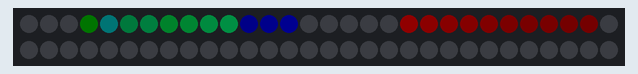
Recording of a sketch running on a simulated Arduino Uno, built with avr-gcc and run on an emulated ATmega328P. Parts: 60 RGB LEDs in strip order, left to right, continuing on the next row. Dim RGB values are drawn brighter than linear; the strip is taken to match the declared colour order; what the sketch prints to the serial monitor is not drawn.

Above: at 0.65 s.
At 5.28 s:
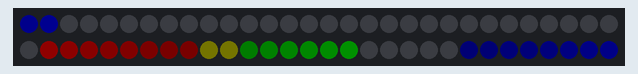
At 10.34 s:
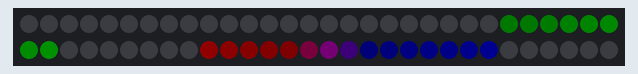
At 20.31 s:
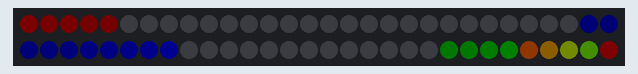
At 30.13 s:
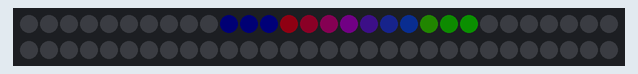
At 39.96 s:
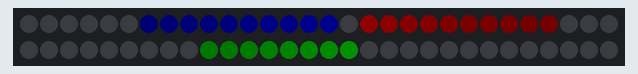

The sketch:

neopixel_ring.ino
```cpp
#include <Adafruit_NeoPixel.h>
#ifdef __AVR__
  #include <avr/power.h>
#endif

#define NEOPIXEL_PIN 6
#define NUM_PIXELS 60
#define BRIGHTNESS 16

int mod(int x, int m) {
  // modulo operator doesn't work as expected for negative numbers
  int r = x%m;
  return r<0 ? r+m : r;
}

Adafruit_NeoPixel strip = Adafruit_NeoPixel(NUM_PIXELS, NEOPIXEL_PIN, NEO_RGBW + NEO_KHZ800);

// G R B W
uint32_t K = strip.Color(0, 0, 0, 0);
uint32_t G = strip.Color(255, 0, 0, 0);
uint32_t R = strip.Color(0, 255, 0, 0);
uint32_t B = strip.Color(0, 0, 255, 0);
uint32_t M = strip.Color(0, 255, 255, 0);
uint32_t C = strip.Color(255, 0, 255, 0);
uint32_t Y = strip.Color(255, 255, 0, 0);
uint32_t W = strip.Color(255, 255, 255, 0);
uint32_t WK = strip.Color(0, 0, 0, 255);
uint32_t WG = strip.Color(255, 0, 0, 255);
uint32_t WR = strip.Color(0, 255, 0, 255);
uint32_t WB = strip.Color(0, 0, 255, 255);
uint32_t WM = strip.Color(0, 255, 255, 255);
uint32_t WC = strip.Color(255, 0, 255, 255);
uint32_t WY = strip.Color(255, 255, 0, 255);
uint32_t WW = strip.Color(255, 255, 255, 255);


uint32_t buffer[NUM_PIXELS];

/*
struct spinner {
  int position;    // in pixels
  int tail_length; // in pixels
  uint32_t color;  // base color
  int delay;       // update time
  bool direction;  // 0=CW, 1=CCW
  unsigned long last_update;  // in ms since boot
};

spinner spinner1 = {10, R, 10, 0};
spinner spinner2 = {5, G, 5, 1};
*/

void setup() {
  strip.begin();
  strip.show(); // Initialize all pixels to 'off'
  strip.setBrightness(BRIGHTNESS);
  Serial.begin(9600);
  delay(500);
  Serial.println("start");
  //spinner_init(10, 0, R);
  strip.show();
}

void spinner_init(int len, int offset, uint32_t color) {
  for(uint16_t i=offset; i<len; i++) {
    strip.setPixelColor(i % NUM_PIXELS, color);
  }
}

uint32_t color, new_color;
int t=0;
unsigned long time;
int num_updates;

void loop() {
  // ring_test();
  // animate_arbitrary_time_space(t);
  // animate_simple_spinner(t);
  animate_multiple_spinners();
  t++;
}

// how do i struct
const int NUM_SPINNERS = 3;
int starts[NUM_SPINNERS] = {0, 30, 0};
int lengths[NUM_SPINNERS] = {8, 10, 12};
int dirs[NUM_SPINNERS] = {1, -1, 1};
uint32_t colors[NUM_SPINNERS] = {R, G, B};
int delays[NUM_SPINNERS] = {25, 90, 50};
int last_updates[NUM_SPINNERS] = {0, 0, 0};

void animate_multiple_spinners() {
  time = millis();
  num_updates = update_spinners(time);
  if(num_updates > 0) {
    draw_spinners_to_buffer();
    strip.show();
  }
}

int update_spinners(unsigned long time) {
  int num_updates = 0;
  for(int spinner_idx=0; spinner_idx<NUM_SPINNERS; spinner_idx++) {
    if(time - last_updates[spinner_idx] > delays[spinner_idx]) {
      starts[spinner_idx] = mod(starts[spinner_idx] + dirs[spinner_idx], NUM_PIXELS);
      last_updates[spinner_idx] = time;
      num_updates++;
    }
  }
  return num_updates;
}


void draw_spinners_to_buffer() {
  int pixel;
  clear_buffer();
  for(int spinner_idx=0; spinner_idx<NUM_SPINNERS; spinner_idx++) {
    for(int n=0; n<lengths[spinner_idx]; n++) {
      pixel = mod(starts[spinner_idx] + dirs[spinner_idx] * n, NUM_PIXELS);
      color = strip.getPixelColor(pixel);
      new_color = color | decay_color(colors[spinner_idx], lengths[spinner_idx] - 1 - n);
      strip.setPixelColor(pixel, new_color);
    }
  }
}

uint32_t decay_color(uint32_t color, int n) {
  int32_t blue = color & 0xFF;
  int32_t red = (color >> 8) & 0xFF;
  int32_t green = (color >> 16) & 0xFF;
  int32_t white = (color >> 24) & 0xFF;
  red = decay_kernel_exponential(red, n);
  green = decay_kernel_exponential(green, n);
  blue = decay_kernel_exponential(blue, n);
  white = decay_kernel_exponential(white, n);
  return white << 24 | green << 16 | red << 8 | blue;
}

byte decay_kernel_exponential(byte channel, int n) {
  return channel * pow(0.75, n);
}

byte decay_kernel_linear(byte channel, int n) {
  return max(channel - 16 * n, 0);
}


void clear_buffer() {
  for(int i=0; i<NUM_PIXELS; i++) {
    strip.setPixelColor(i, 0);
  }
}

/////////////////////////////////////////

void animate_simple_spinner(int t) {
  update_spinner(t, 10, 1, R);
  delay(20);
}


void update_spinner(int t, int len, int speed, uint32_t color) {
  int head_index = (speed*t+len) % NUM_PIXELS;
  int tail_index = speed*t % NUM_PIXELS;
  strip.setPixelColor(tail_index, K);
  strip.setPixelColor(head_index, color);
}


void animate_arbitrary_time_space(int t) {
  for(uint16_t i=0; i<60; i++) {
    color = get_ring_color(t, i);
    strip.setPixelColor(i, color);
    delay(5);
  }
}

uint32_t c[10] = {R, G, B, C, M, Y, W, WR, WG, WB};
uint32_t get_ring_color(int t, int i) {
  return c[i/6];
}

void ring_test() {
  for(uint16_t i=0; i<strip.numPixels(); i++) {
    strip.setPixelColor(i, 69, 174, 177);
    strip.show();
    delay(32);
  }
}
```
